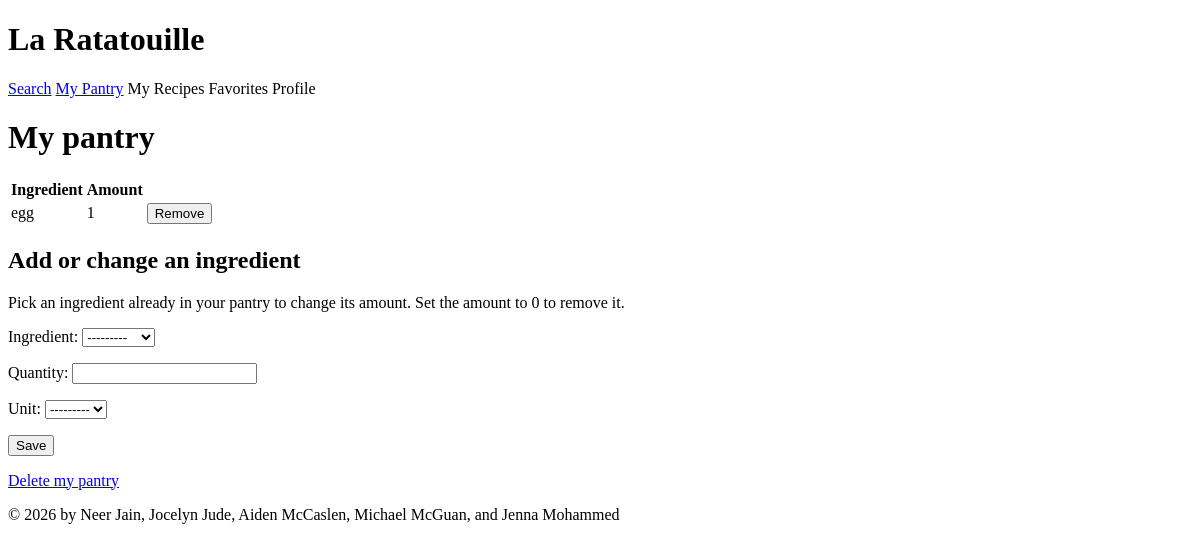
Page /pantry/ (signed in) on the earlier database version.
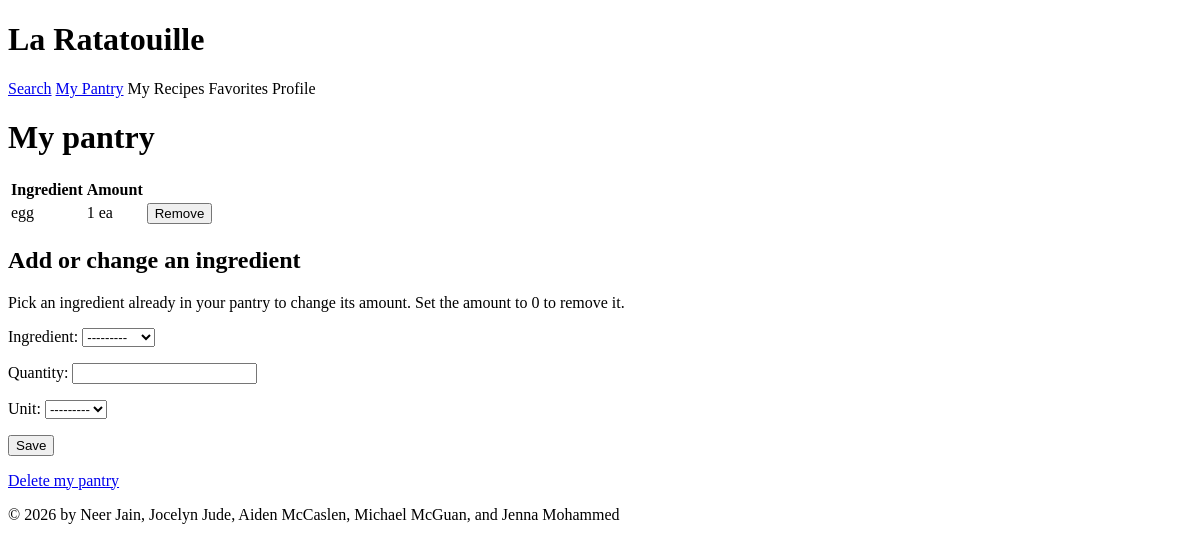
Same page on the later database version.
### la_ratatouille_app/models.py (models this page shows)
class UserIngredient(models.Model):
    user = models.ForeignKey(
        settings.AUTH_USER_MODEL,
        on_delete=models.CASCADE,
        related_name="user_ingredients",
    )
    ingredient = models.ForeignKey(Ingredient, on_delete=models.CASCADE, related_name="user_ingredients")
    unit = models.ForeignKey(
        Unit,
        on_delete=models.SET_NULL,
        null=True,
        blank=True,
        related_name="user_ingredients",
    )
    quantity = models.IntegerField()
    class Meta:
        constraints = [
            models.UniqueConstraint(
                fields=["user", "ingredient"], name="unique_ingredient_per_user_pantry"
            ),
        ]

class Ingredient(models.Model):
    name = models.CharField(max_length=50, unique=True)
    vegan = models.BooleanField(default=False)
    gluten_free = models.BooleanField(default=False)
    users = models.ManyToManyField(settings.AUTH_USER_MODEL, related_name="pantry", through="UserIngredient")
    def __str__(self):
        return self.name

class Unit(models.Model):
    name = models.CharField(max_length=20, unique=True)
    abbr = models.CharField(max_length=8, unique=True)
    def __str__(self):
        return self.abbr

### la_ratatouille_app/views.py (the view, shortened to what this page needs)
# urls.py: path("pantry/", views.pantry, name="pantry"),
@login_required
def pantry(request):
    my_pantry = Pantry(request.user)
    form = PantryItemForm(request.POST or None)
    return render(request, "la_ratatouille_app/pantry.html", {"items": my_pantry.items(), "form": form})

### la_ratatouille_app/forms.py
class PantryItemForm(forms.Form):
    ingredient = forms.ModelChoiceField(queryset=Ingredient.objects.all())
    quantity = forms.IntegerField(min_value=0)
    unit = forms.ModelChoiceField(queryset=Unit.objects.all(), required=False)

### la_ratatouille_app/pantry.py (called while the page is built)
    def items(self):
        return self.user.user_ingredients.select_related("ingredient", "unit")

### la_ratatouille_app/templates/la_ratatouille_app/pantry.html (shortened to what this page needs)
{% extends "la_ratatouille_app/base.html" %}
{% block body %}
<h1>My pantry</h1>
<table>
  <tr><th>Ingredient</th><th>Amount</th><th></th></tr>
  {% for item in items %}
    <tr>
      <td>{{ item.ingredient }}</td>
      <td>{{ item.quantity }} {{ item.unit|default:"" }}</td>
      <td><form method="post" action="{% url 'pantry_remove_item' item.ingredient.id %}">{% csrf_token %}<button>Remove</button></form></td>
    </tr>
  {% empty %}
    <tr><td colspan="3">Your pantry is empty. Add your first ingredient below.</td></tr>
  {% endfor %}
</table>
<h2>Add or change an ingredient</h2>
<p>Pick an ingredient already in your pantry to change its amount. Set the amount to 0 to remove it.</p>
<form method="post">{% csrf_token %}{{ form.as_p }}<button>Save</button></form>
{% if items %}<p><a href="{% url 'pantry_delete' %}">Delete my pantry</a></p>{% endif %}
{% endblock %}

### la_ratatouille_app/templates/la_ratatouille_app/base.html (shortened to what this page needs)
<!DOCTYPE html>
<html lang="en">
<head>
</head>
<header>
    <h1>La Ratatouille</h1>
    <nav>
        <a href="{% url 'search' %}">Search</a>
        <a href="{% url 'pantry' %}">My Pantry</a>
        My Recipes
        Favorites
        Profile
    </nav>
</header>
<body>
{% block body %}
{% endblock %}
<footer>
    &copy; 2026 by Neer Jain, Jocelyn Jude, Aiden McCaslen, Michael McGuan, and Jenna Mohammed
</footer>
</body>
</html>

Differences in the rows shown:
changed UserIngredient "egg": unit (not shown) → "ea"
